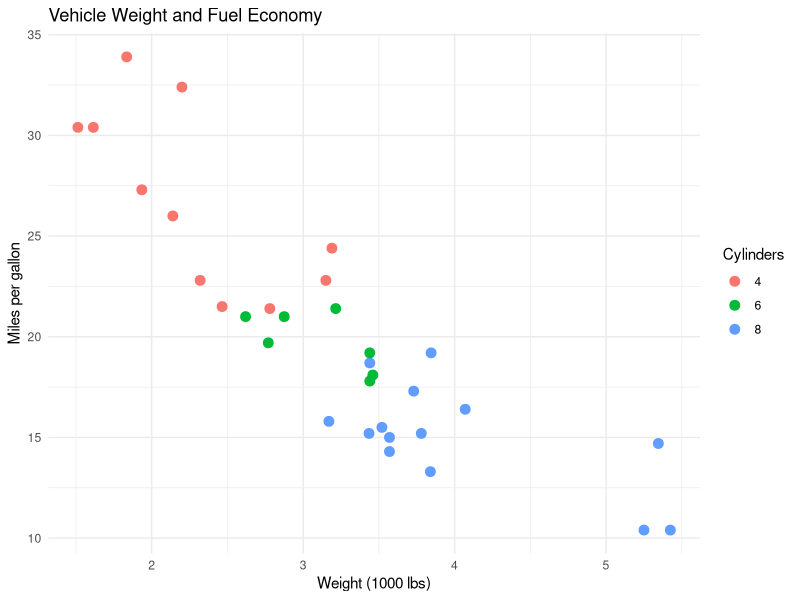

Recreate this plot in R.
## ---- chunk 1
#| message: false
library(tidyverse)
## ---- chunk 2
ggplot(mtcars, aes(x = wt, y = mpg, color = factor(cyl))) +
  geom_point(size = 3) +
  labs(
    title = "Vehicle Weight and Fuel Economy",
    x = "Weight (1000 lbs)",
    y = "Miles per gallon",
    color = "Cylinders"
  ) +
  theme_minimal()
